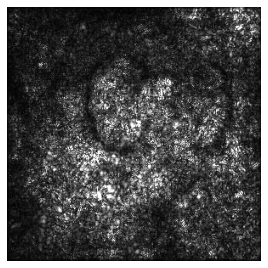
#> input picture results/pug with glasses/pugg_vanilla.png, 268 x 268 px
$ python metric_smoothness.py   (older library calls are emulated)
#> lines starting #> are read from the running program, lines starting #| are printed output that depends on the picture; long printed decimals are rounded
import cv2
import numpy as np

# Lower is smoother, which is arguably better.
def metric_smoothness(explanation):

	laplacian = cv2.Laplacian(explanation,cv2.CV_64F)
	absolute_laplacian = np.absolute(laplacian)

	return np.average(absolute_laplacian)


pug_vanilla = cv2.imread("pugg_vanilla.png", cv2.IMREAD_GRAYSCALE)
#> pug_vanilla is the input picture: shape (268, 268); min 0, max 255, mean 75.9
print("pug_vanilla: " + str(metric_smoothness(pug_vanilla)))
#| pug_vanilla: 52.185

pug_smoothgrad = cv2.imread("pugg_smoothgrad.png", cv2.IMREAD_GRAYSCALE)
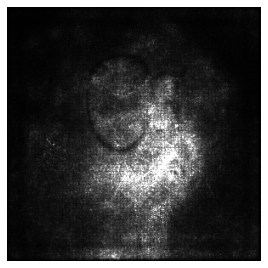
#> input picture results/pug with glasses/pugg_smoothgrad.png, 268 x 268 px
#> pug_smoothgrad is the input picture: shape (268, 268); min 0, max 255, mean 58
print("pug_smoothgrad: " + str(metric_smoothness(pug_smoothgrad)))
#| pug_smoothgrad: 23.053

pug_xrai = cv2.imread("pugg_xrai.png", cv2.IMREAD_COLOR)
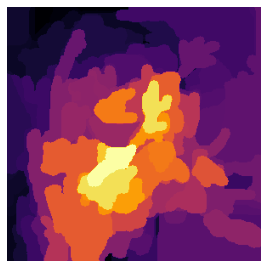
#> input picture results/pug with glasses/pugg_xrai.png, 268 x 268 px
#> pug_xrai is the input picture: shape (268, 268, 3); mean B, G, R 100.7, 68, 136.7
print("pug_xrai: " + str(metric_smoothness(pug_xrai)))
#| pug_xrai: 10.121

pug_gradcam = cv2.imread("pugg_gradcam.png", cv2.IMREAD_GRAYSCALE)
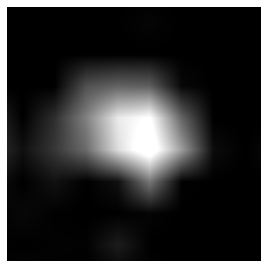
#> input picture results/pug with glasses/pugg_gradcam.png, 268 x 268 px
#> pug_gradcam is the input picture: shape (268, 268); min 0, max 255, mean 55.6
print("pug_gradcam: " + str(metric_smoothness(pug_gradcam)))
#> in metric_smoothness (call 4), `laplacian = cv2.Laplacian(explanation,cv2.CV_64F)`:
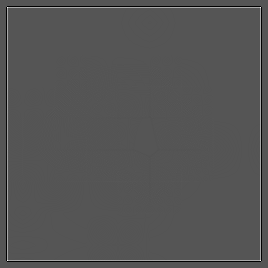
#> laplacian: shape (268, 268) float64; min -255, max 510, mean 0; drawn with min black and max white
#| pug_gradcam: 7.788

pug_blurIG = cv2.imread("pugg_blurIG.png", cv2.IMREAD_GRAYSCALE)
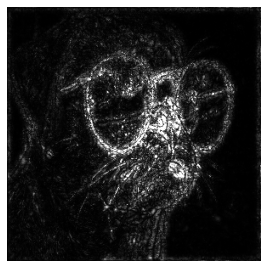
#> input picture results/pug with glasses/pugg_blurIG.png, 268 x 268 px
#> pug_blurIG is the input picture: shape (268, 268); min 0, max 255, mean 47.6
print("pug_blurIG: " + str(metric_smoothness(pug_blurIG)))
#> in metric_smoothness (call 5), `laplacian = cv2.Laplacian(explanation,cv2.CV_64F)`:
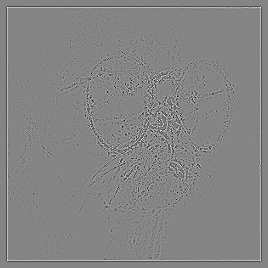
#> laplacian: shape (268, 268) float64; min -558, max 513, mean 0; drawn with min black and max white
#| pug_blurIG: 29.655

pug_gradcam_smoothed = cv2.imread("pugg_gradcam_smoothed.png", cv2.IMREAD_GRAYSCALE)
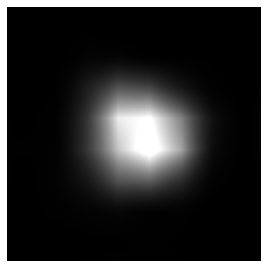
#> input picture results/pug with glasses/pugg_gradcam_smoothed.png, 268 x 268 px
#> pug_gradcam_smoothed is the input picture: shape (268, 268); min 0, max 255, mean 49.4
print("pug_gradcam_smoothed: " + str(metric_smoothness(pug_gradcam_smoothed)))
#| pug_gradcam_smoothed: 7.700

pug_blurIG_smoothed = cv2.imread("pugg_blurIG_smoothed.png", cv2.IMREAD_GRAYSCALE)
#> (the run stopped early here; a loop or call above may not have finished)
